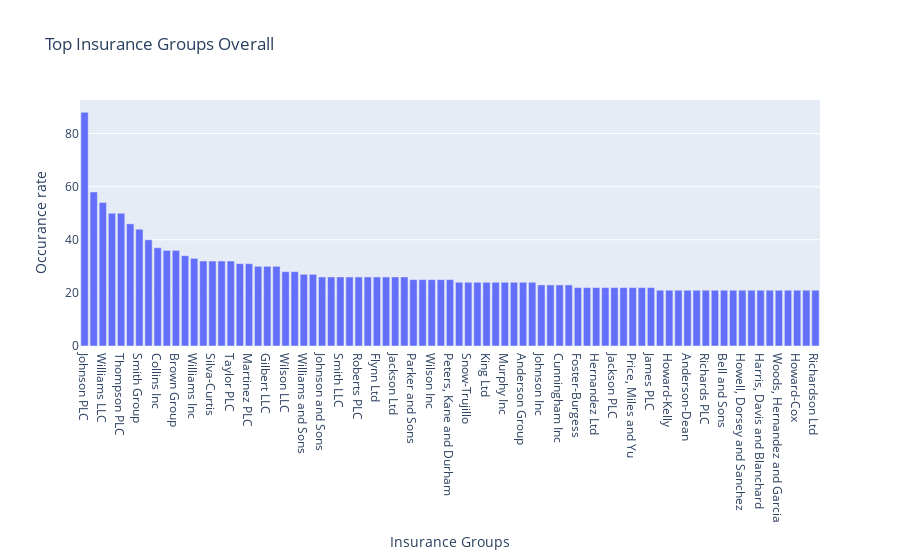

Source (notebook cell):
### Code cell
df = pd.read_csv('Professional_output_ex.csv')
top_groups = dict(df['GroupName'].value_counts())
top_groups = {k: v for k, v in top_groups.items() if v > 20}
fig = px.bar(pd.DataFrame(top_groups, index=["key"]).T, y="key",  title='Top Insurance Groups Overall', labels=dict(index="Insurance Groups", key="Occurance rate"))
fig.write_html('insurance_groups_plot.html')
imgplot = plt.imshow(mpimg.imread('insurance_groups_plot.png'))
plt.show()
fig.show()

### Figure 1 — Plotly figure (JSON) as saved in the notebook; plotly's stock layout.template omitted (floating-point values rounded to 4 significant figures)
{"data": [{"alignmentgroup": "True", "hovertemplate": "Insurance Groups=%{x}<br>Occurance rate=%{y}<extra></extra>", "legendgroup": "", "marker": {"color": "#636efa", "pattern": {"shape": ""}}, "name": "", "offsetgroup": "", "orientation": "v", "showlegend": false, "textposition": "auto", "type": "bar", "x": ["Johnson PLC", "Smith PLC", "Williams LLC", "Jones PLC", "Thompson PLC", "Williams Ltd", "Smith Group", "Smith Ltd", "Collins Inc", "Brown Ltd", "Brown Group", "Peterson Ltd", "Williams Inc", "Jones Inc", "Silva-Curtis", "Davis Inc", "Taylor PLC", "Lee Ltd", "Martinez PLC", "Jones Group", "Gilbert LLC", "Jordan Inc", "Wilson LLC", "Fuller PLC", "Williams and Sons", "Garcia PLC", "Johnson and Sons", "Ferguson-Morales", "Smith LLC", "Bates PLC", "Roberts PLC", "Smith Inc", "Flynn Ltd", "Davis Ltd", "Jackson Ltd", "Smith and Sons", "Parker and Sons", "Webster Group", "Wilson Inc", "Walton PLC", "Peters, Kane and Durham", "Medina PLC", "Snow-Trujillo", "Myers LLC", "King Ltd", "Butler, Long and Miller", "Murphy Inc", "Martin LLC", "Anderson Group", "Allen and Sons", "Johnson Inc", "Armstrong PLC", "Cunningham Inc", "Miller PLC", "Foster-Burgess", "Stephens LLC", "Hernandez Ltd", "Sullivan and Sons", "Jackson PLC", "Robinson Ltd", "Price, Miles and Yu", "Brown and Sons", "James PLC", "Welch Inc", "Howard-Kelly", "Hart and Sons", "Anderson-Dean", "Coleman and Sons", "Richards PLC", "Khan Group", "Bell and Sons", "Williams PLC", "Howell, Dorsey and Sanchez", "Hansen-Reed", "Harris, Davis and Blanchard", "Nguyen PLC", "Woods, Hernandez and Garcia", "Evans and Sons", "Howard-Cox", "Perez-Hernandez", "Richardson Ltd"], "xaxis": "x", "y": [88, 58, 54, 50, 50, 46, 44, 40, 37, 36, 36, 34, 33, 32, 32, 32, 32, 31, 31, 30, 30, 30, 28, 28, 27, 27, 26, 26, 26, 26, 26, 26, 26, 26, 26, 26, 25, 25, 25, 25, 25, 24, 24, 24, 24, 24, 24, 24, 24, 24, 23, 23, 23, 23, 22, 22, 22, 22, 22, 22, 22, 22, 22, 21, 21, 21, 21, 21, 21, 21, 21, 21, 21, 21, 21, 21, 21, 21, 21, 21, 21], "yaxis": "y"}], "layout": {"barmode": "relative", "legend": {"tracegroupgap": 0}, "title": {"text": "Top Insurance Groups Overall"}, "xaxis": {"anchor": "y", "domain": [0, 1], "title": {"text": "Insurance Groups"}}, "yaxis": {"anchor": "x", "domain": [0, 1], "title": {"text": "Occurance rate"}}}}
